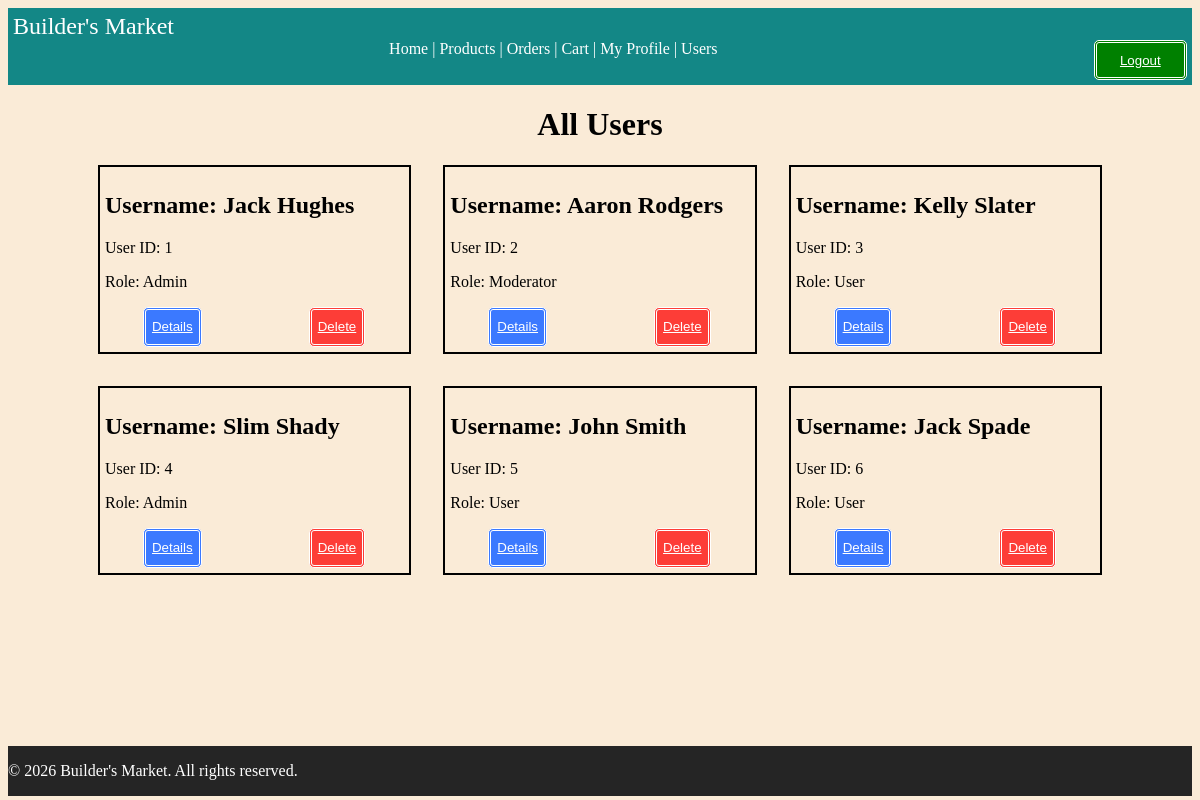
/admin/users (signed in), run on an earlier commit of the app's database.
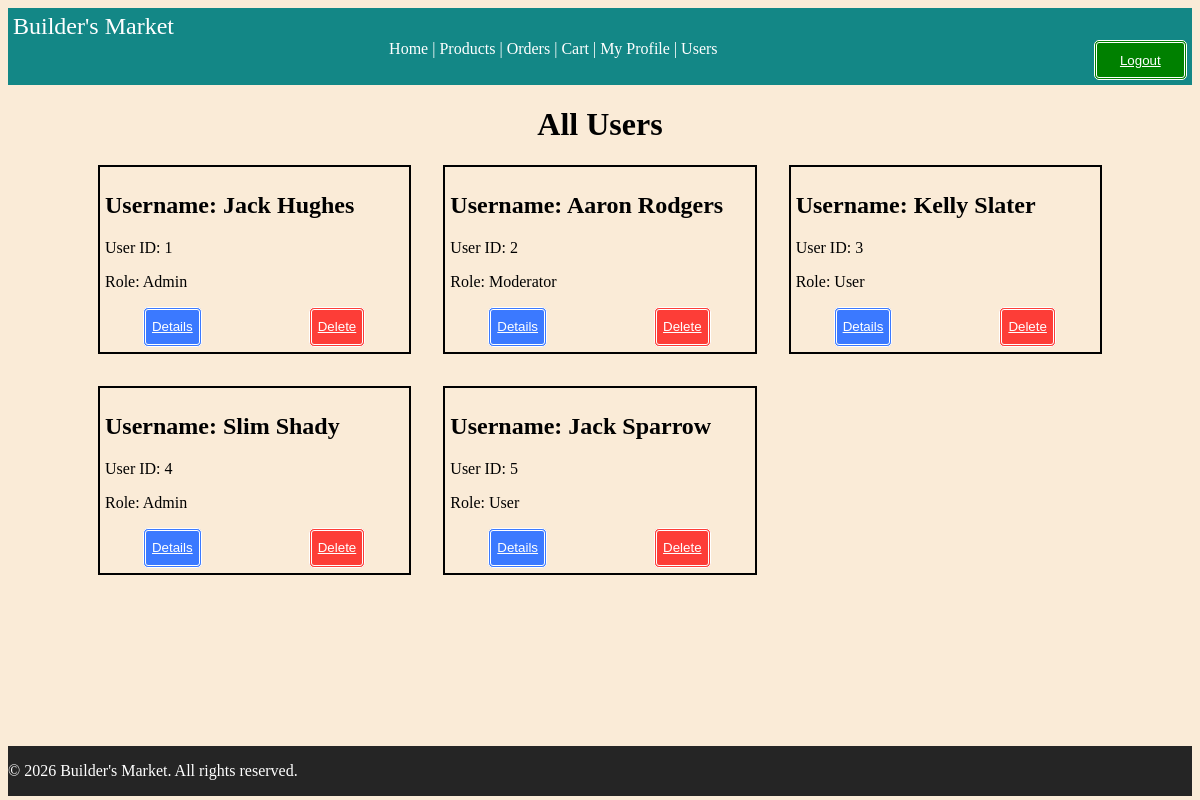
And on a later commit of the database.
### tables this page shows
CREATE TABLE users (
    user_id INTEGER PRIMARY KEY,
    username VARCHAR(50) NOT NULL UNIQUE,
    email VARCHAR(255) NOT NULL UNIQUE,
    password_hash VARCHAR(255) NOT NULL,
    is_active INTEGER DEFAULT 0,
    mfa_secret TEXT NULL, 
    mfa_enabled INTEGER DEFAULT 0,
    created_at DATETIME DEFAULT CURRENT_TIMESTAMP,
    updated_at DATETIME DEFAULT CURRENT_TIMESTAMP
);

CREATE TABLE roles (
    role_id INTEGER PRIMARY KEY,
    role_name VARCHAR(50) NOT NULL UNIQUE,
    description TEXT NOT NULL,
    created_at DATETIME DEFAULT CURRENT_TIMESTAMP
);

### routes/admin.py (the view)
@admin_bp.route('/users', methods=['GET'])
@require_auth
@user_role_required('Admin')
def view_users():
    users = User.GetAll()
    return render_template('admin/users.html', users=users)

### auth/auths.py (called while the page is built)
def require_auth(f):
    @wraps(f)
    def wrapped_view(*args, **kwargs):
        if not g.get("user"):
          abort(401)
        user = g.user
        if getattr(user, "is_2fa_enabled", False) and not session.get("2fa_verified", False):
            flash('This Route is 2FA protected. Please enable 2FA to view it')
            abort(403)
        return f(*args, **kwargs)
    return wrapped_view

def user_role_required(*roles):
    def decorator(f):
        @wraps(f)
        def wrapped_view(*arg, **kwargs):
            if g.user is None:
                flash("Not Authenticated. Please Login")
                abort(401)
            user_role = (g.user.role or "").strip().lower()
            allowed_roles = [r.strip().lower() for r in roles]
            if user_role not in allowed_roles:
                abort(403)
            print(f"Role '{roles}' required for: {request.path}")  # Debugging statement
            return f(*arg, **kwargs)
        return wrapped_view
    return decorator

### database/connection.py (called while the page is built)
def get_connection():
    try:
        conn = sqlite3.connect(Config.DATABASE)
        conn.row_factory = sqlite3.Row
        return conn
    except Error as e:
        print(f"Database connection error: {e}")
        return None

### models/users.py (called while the page is built)
    @staticmethod
    def FromID(user_id : int):
        db = get_connection()
        try:
            row = db.execute("""
                             SELECT u.*, r.role_name
                             FROM users u
                             LEFT JOIN user_roles ur ON u.user_id = ur.user_id
                             LEFT JOIN roles r ON ur.role_id = r.role_id
                             WHERE u.user_id = ?
                             """, (user_id,)).fetchone()
            return User._BuildUser(row, db)
        finally:
            db.close()

    @staticmethod
    def GetAll():
        db= get_connection()
        try:
            rows = db.execute("""
                SELECT u.*, r.role_name
                FROM users u
                LEFT JOIN user_roles ur ON u.user_id = ur.user_id
                LEFT JOIN roles r ON ur.role_id = r.role_id
            """).fetchall()
            users = []
            for row in rows:
                user = User._BuildUser(row, db)
                if user:
                    users.append(user)
            return users
        finally:
            db.close()

### templates/admin/users.html (shortened to what this page needs)
{% extends "base.html" %}
{% block content %}
<h1> All Users </h1>
<div class="user-grid">
{% for user in users %}
<div class="user-card" >
<h2> Username: {{user.username}}</h2>
    <p>User ID: {{user.user_id}}</p>
    <p>Role: {{user.role}}</p>
    <div class="left">
        <button class="blueButton" type="submit">
            <a href="{{url_for('admin.user_detail', user_id=user.user_id)}}"> Details </a>
        </button>
    </div>
    <div class="right">
        <button class="redButton">
        <a  href="{{ url_for ('admin.delete_user', user_id = user.user_id)}}">  Delete</a>
    </button>
    </div>
</div>
{% endfor %}
</div>
{% endblock %}

### templates/base.html (shortened to what this page needs)
<!DOCTYPE html>
<html lang="en">
<head>
    <link href="{{url_for('static', filename = 'css/reset.css' )}}" rel="stylesheet">
    <link href="{{url_for('static', filename = 'css/style.css' )}}" rel="stylesheet">
    <link href="{{url_for('static', filename = 'css/media.css' )}}" rel="stylesheet">
</head>
<body >
    <header>
        <div id="logo">Builder's Market</div>
            <div class="authButton">
            {% if not g.user %}
                <button class="greenButton"><a href="{{url_for('auth.login')}}"> Login</a></button> |
                <button class="orangeButton"><a href="{{url_for('auth.register')}}"> Register</a> </button>
            {% else %}
                <button class="greenButton" ><a href="{{url_for('auth.logout')}}"> Logout</a> </button>
            {% endif %}
            <br>
            </div>
        <nav id="navMenu">
            <a href="{{url_for('home')}}"> Home | </a>
            <a href="{{url_for('products.get_products')}}"> Products | </a>
            {% if g.user %}
            <a href="{{url_for('orders.view_orders')}}"> Orders | </a>
            <a href="{{url_for('cart.view_cart')}}"> Cart | </a>
            <a href="{{url_for('auth.profile')}}"> My Profile | </a>
            {% endif %}
            {% if g.user.role in ["Admin"] %}
                <a href="{{url_for('admin.view_users')}}"> Users </a>
            {% endif %}
        </nav>
    </header>
    <main>
        <div class="container">
        {% block content %}
        {% endblock %}
        </div>
    </main>
    <footer>
            <p>&copy; 2026 Builder's Market. All rights reserved.</p>
    </footer>
</body>
</html>

### static/css/style.css (style rules this page uses)
html, body { height: 99%; }
header { background-color: rgba(0, 128, 128, 0.925); color: white; padding: 5px; text-align: center; }
header a { color: white; }
body { display: flex; flex-direction: column; background-color: antiquewhite; min-height: 98.5vh; }
main { flex: 1; margin-left: 5em; margin-right: 5em; }
footer { background-color: rgb(37, 37, 37); color: white; }
#navMenu a { text-decoration: none; }
.authButton { display: flexbox; float: right; }
.authButton Button { width: 7em; height: 3em; }
#logo { font-size:x-large; text-align: left; }
h1 { text-align: center; }
a { color: white; }
.left { width: 45%; display: block; float: left; text-align: center; }
.right { width: 45%; display: block; float: right; text-align: center; }
button { border-radius: 5px; border-width: 3px; border-color: rgb(255, 255, 255); border-style: double ; height: 3em; }
.greenButton { background-color: green; color: white; }
.blueButton { background-color: rgb(59, 121, 255); }
.redButton { background-color: rgba(255, 0, 0, 0.74); }
.product-grid, .order-grid, .user-grid { justify-content: space-between; margin: 10px; display: grid; grid-template-columns: 1fr 1fr 1fr; gap: 2em; }
.product-card, .user-card, .category-card { display: inline-block; padding: 5px; border: 2px solid black; flex-direction: column; overflow-wrap: break-word; }

What changed in the data, as far as the page shows it:
removed users: username "Jack Spade", user_id "6", role "User"
changed users id 5: username "John Smith" → "Jack Sparrow"
